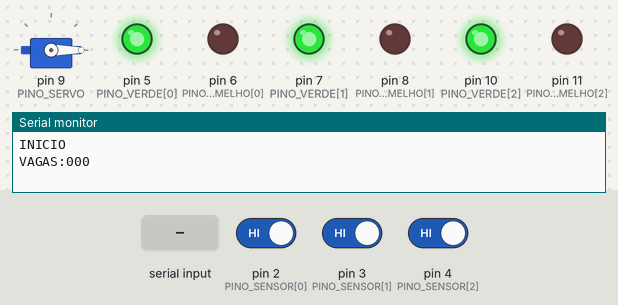
Bench run of a sketch on a simulated Arduino Uno, built with avr-gcc and run on an emulated ATmega328P. Parts: servo, output pins drawn as LEDs (lit = HIGH), the last lines printed to the serial monitor. The inputs (shaded band) are chosen by the test bench; at power-on: pin 2 (PINO_SENSOR[0]) HIGH, pin 3 (PINO_SENSOR[1]) HIGH, pin 4 (PINO_SENSOR[2]) HIGH.

Above: at 1.2 s.
1.3 s: "ABRIR\n" received over Serial
At 1.6 s:
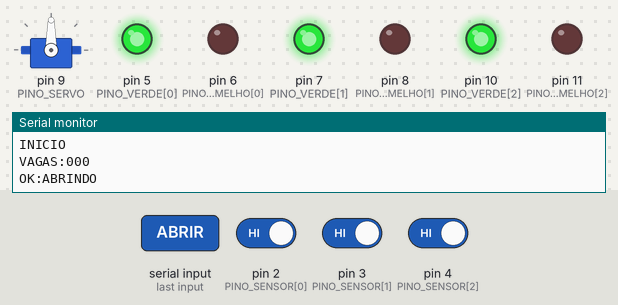
2.8 s: pin 2 (PINO_SENSOR[0]) driven LOW
At 5.5 s:
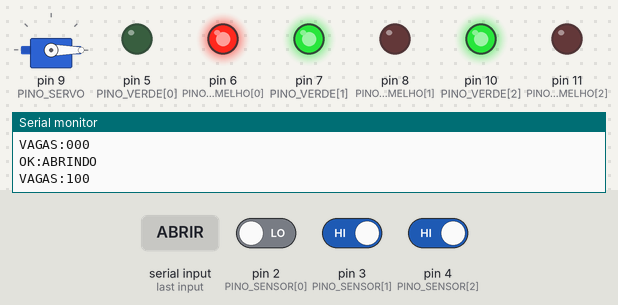
5.8 s: pin 3 (PINO_SENSOR[1]) driven LOW
At 6.5 s:
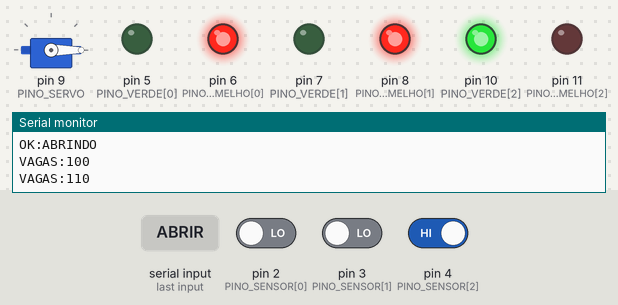
7.3 s: pin 4 (PINO_SENSOR[2]) driven LOW
At 7.8 s:
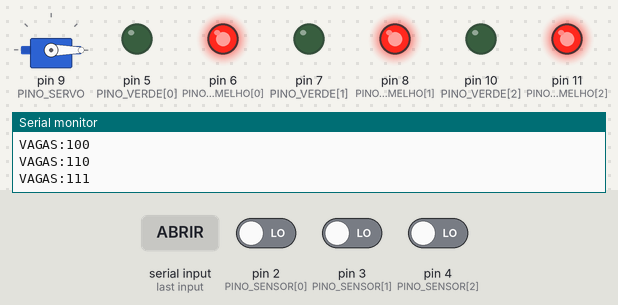
8.8 s: pin 2 (PINO_SENSOR[0]) driven HIGH
At 9.1 s:
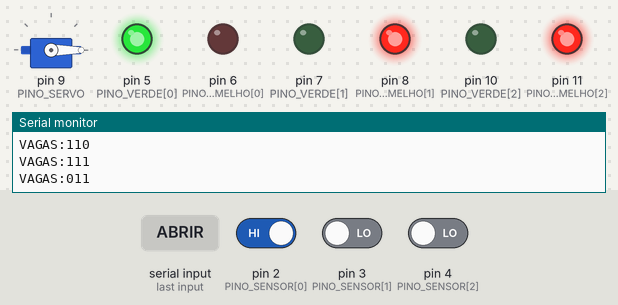
10.3 s: pin 3 (PINO_SENSOR[1]) driven HIGH
At 11.7 s:
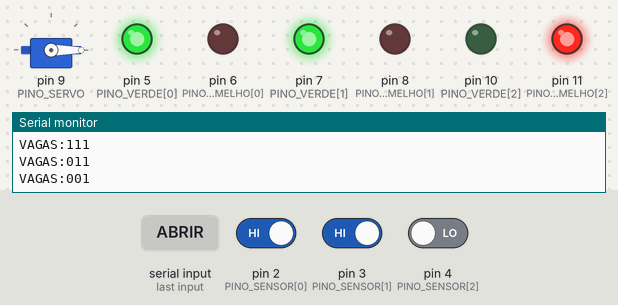
Timing chart, 0 to 12.8 s (numbered marks = the images above; inputs shaded):
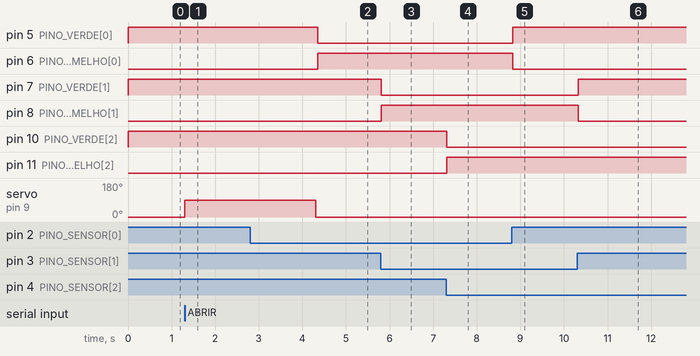

The sketch:

cancela.ino
```cpp
#include <Servo.h>

const int PINO_SERVO = 9;
const int PINO_SENSOR[3] = {2, 3, 4};
const int PINO_VERDE[3] = {5, 7, 10};
const int PINO_VERMELHO[3] = {6, 8, 11};

const int CANCELA_FECHADA = 0;
const int CANCELA_ABERTA  = 90;
const unsigned long TEMPO_ABERTA = 3000;

Servo cancela;
String estadoAnterior = "";

void setup() {
  Serial.begin(9600);
  Serial.println("INICIO");
  cancela.attach(PINO_SERVO);
  cancela.write(CANCELA_FECHADA);

  for (int i = 0; i < 3; i++) {
    pinMode(PINO_SENSOR[i], INPUT);
    pinMode(PINO_VERDE[i], OUTPUT);
    pinMode(PINO_VERMELHO[i], OUTPUT);
  }
}


String lerVagas() {
  String estado = "";
  for (int i = 0; i < 3; i++) {
    bool ocupada = digitalRead(PINO_SENSOR[i]) == LOW;
    digitalWrite(PINO_VERMELHO[i], ocupada ? HIGH : LOW);
    digitalWrite(PINO_VERDE[i], ocupada ? LOW : HIGH);
    estado += ocupada ? "1" : "0";
  }
  return estado;
}

void abrirCancela() {
  cancela.write(CANCELA_ABERTA);
  delay(TEMPO_ABERTA);
  cancela.write(CANCELA_FECHADA);
}

void loop() {
  String estado = lerVagas();
  if (estado != estadoAnterior) {
    Serial.print("VAGAS:");
    Serial.println(estado);
    estadoAnterior = estado;
  }

  if (Serial.available() > 0) {
    String comando = Serial.readStringUntil('\n');
    comando.trim();
    if (comando == "ABRIR") {
      Serial.println("OK:ABRINDO");
      abrirCancela();
    }
  }

  delay(50);
}
```

Measured:
- after the input at 1.3 s, servo on pin 9 (PINO_SERVO): 0° → 90° at once
- after the input at 2.8 s, pin 5 (PINO_VERDE[0]): HIGH → LOW after 1.6 s; pin 6 (PINO_VERMELHO[0]): LOW → HIGH after 1.6 s
- after the input at 5.8 s, pin 7 (PINO_VERDE[1]): HIGH → LOW at once; pin 8 (PINO_VERMELHO[1]): LOW → HIGH at once
- after the input at 7.3 s, pin 10 (PINO_VERDE[2]): HIGH → LOW at once; pin 11 (PINO_VERMELHO[2]): LOW → HIGH at once
- after the input at 8.8 s, pin 5 (PINO_VERDE[0]): LOW → HIGH at once; pin 6 (PINO_VERMELHO[0]): HIGH → LOW at once
- after the input at 10.3 s, pin 7 (PINO_VERDE[1]): LOW → HIGH at once; pin 8 (PINO_VERMELHO[1]): HIGH → LOW at once
